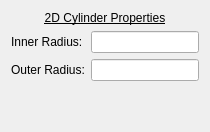
                  <widget class="QWidget" name="CylinderProperties">
                   <layout class="QVBoxLayout" name="verticalLayout_37">
                    <item>
                     <widget class="QLabel" name="LCylinderProperties">
                      <property name="text">
                       <string>&lt;html&gt;&lt;head/&gt;&lt;body&gt;&lt;p align=&quot;center&quot;&gt;&lt;span style=&quot; text-decoration: underline;&quot;&gt;2D Cylinder Properties&lt;/span&gt;&lt;/p&gt;&lt;/body&gt;&lt;/html&gt;</string>
                      </property>
                     </widget>
                    </item>
                    <item>
                     <widget class="QFrame" name="frame_12">
                      <property name="frameShape">
                       <enum>QFrame::Shape::NoFrame</enum>
                      </property>
                      <property name="frameShadow">
                       <enum>QFrame::Shadow::Raised</enum>
                      </property>
                      <layout class="QFormLayout" name="formLayout_17">
                       <property name="leftMargin">
                        <number>0</number>
                       </property>
                       <property name="topMargin">
                        <number>0</number>
                       </property>
                       <property name="rightMargin">
                        <number>0</number>
                       </property>
                       <property name="bottomMargin">
                        <number>0</number>
                       </property>
                       <item row="0" column="0">
                        <widget class="QLabel" name="LCylinderri">
                         <property name="text">
                          <string>Inner Radius:</string>
                         </property>
                        </widget>
                       </item>
                       <item row="0" column="1">
                        <widget class="QLineEdit" name="INCylinderri"/>
                       </item>
                       <item row="1" column="0">
                        <widget class="QLabel" name="LCylinderro">
                         <property name="text">
                          <string>Outer Radius:</string>
                         </property>
                        </widget>
                       </item>
                       <item row="1" column="1">
                        <widget class="QLineEdit" name="INCylinderro"/>
                       </item>
                      </layout>
                     </widget>
                    </item>
                    <item>
                     <spacer name="verticalSpacer_16">
                      <property name="orientation">
                       <enum>Qt::Orientation::Vertical</enum>
                      </property>
                      <property name="sizeHint" stdset="0">
                       <size>
                        <width>20</width>
                        <height>40</height>
                       </size>
                      </property>
                     </spacer>
                    </item>
                   </layout>
                  </widget>
